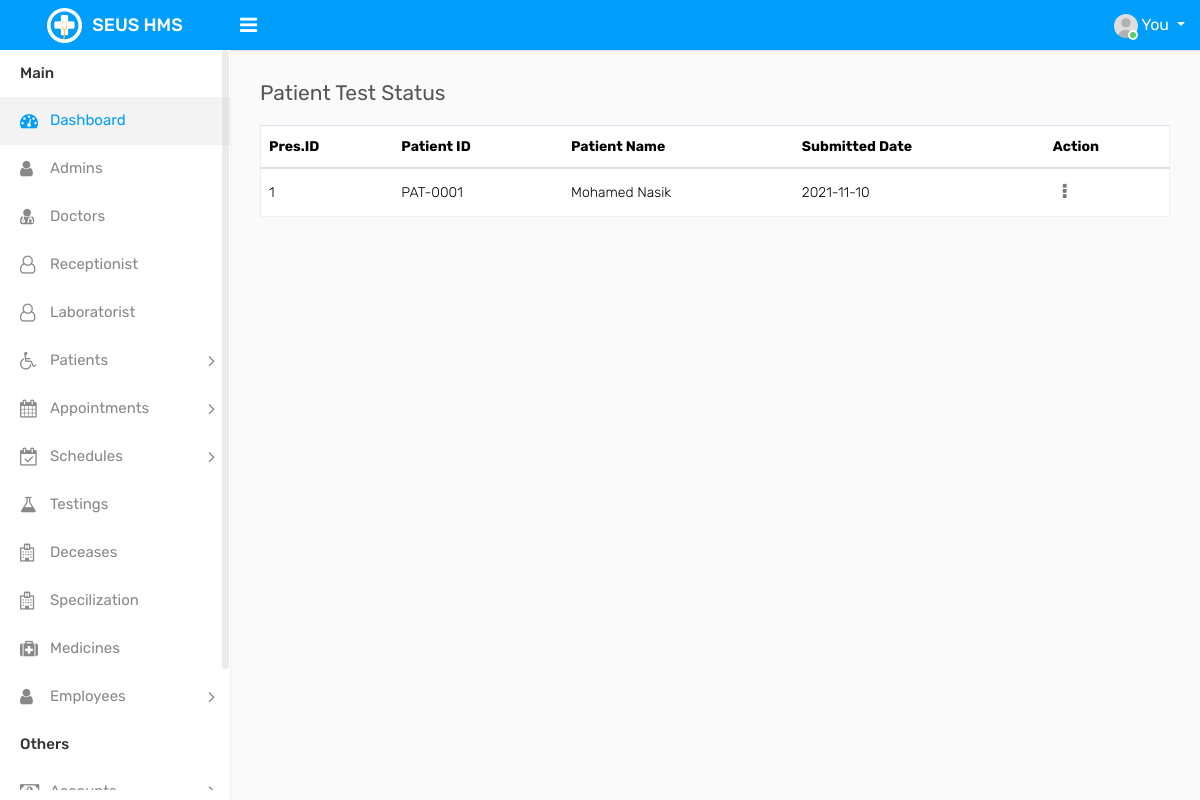
The app's page /patient_test_payments.php (signed in) with its own data.
### tables this page shows
CREATE TABLE `testing_schedule` (
  `testing_schedule_id` int(11) NOT NULL,
  `test_id` int(11) NOT NULL,
  `p_id` varchar(700) NOT NULL,
  `pres_id` int(11) NOT NULL,
  `testing_perform` text NOT NULL,
  `submit_date` date NOT NULL,
  `lab_status` int(11) NOT NULL COMMENT '0-Incomplete, 1- Completed',
  `patient_status` int(11) NOT NULL COMMENT '1- Not Active, 3- Active',
  `update_status` text NOT NULL COMMENT '0-Not finalized, 1- Finalized',
  `payment_status` text NOT NULL COMMENT '0-Paid Later, 1- paid now, 2-Paid'
);

CREATE TABLE `patients` (
  `p_id` varchar(700) NOT NULL,
  `prefix` varchar(10) NOT NULL,
  `p_fname` varchar(20) NOT NULL,
  `p_lname` varchar(20) NOT NULL,
  `p_address` varchar(50) NOT NULL,
  `p_gender` varchar(10) NOT NULL,
  `dob` date NOT NULL,
  `p_contact` int(11) NOT NULL,
  `p_state` varchar(10) NOT NULL,
  `email` varchar(50) NOT NULL,
  `password` varchar(100) NOT NULL,
  `nic` varchar(20) NOT NULL
);

### patient_test_payments.php (the view, shortened to what this page needs)
<!DOCTYPE html>
<html lang="en">
<head>
    <link rel="stylesheet" type="text/css" href="assets/css/bootstrap.min.css">
    <link rel="stylesheet" type="text/css" href="assets/css/font-awesome.min.css">
    <link rel="stylesheet" type="text/css" href="assets/css/select2.min.css">
    <link rel="stylesheet" type="text/css" href="assets/css/bootstrap-datetimepicker.min.css">
    <link rel="stylesheet" type="text/css" href="assets/css/style.css">
    <link rel="stylesheet" type="text/css" href="assets/datatable/bs4/dataTables.bootstrap4.min.css">
    <link rel="stylesheet" type="text/css" href="assets/css/others/buttons.dataTables.min.css">
</head>
<body>
    <div class="main-wrapper">
        <div class="header">
            <div class="header-left">
                <a href="#" class="logo">
                    <img src="assets/img/logo.png" width="35" height="35" alt=""> <span>SEUS HMS</span>
                </a>
            </div>
            <a id="toggle_btn" href="javascript:void(0);"><i class="fa fa-bars"></i></a>
            <ul class="nav user-menu float-right">
                <li class="nav-item dropdown has-arrow">
                    <a href="#" class="dropdown-toggle nav-link user-link" data-toggle="dropdown">
                        <span class="user-img"><img class="rounded-circle" src="assets/img/user.jpg" width="40"
                                alt="Admin">
                            <span class="status online"></span></span>
                        <span>You</span>
                    </a>
                </li>
            </ul>
        </div>
        <?php
if( $_SESSION['role_id']=='1'){
    include ('sidebar/adminsidebar.php');
  } if( $_SESSION['role_id']=='2'){
      include ('sidebar/doctorsidebar.php');
  } if( $_SESSION['role_id']=='3'){
      include ('sidebar/laboratorist.php');
  }
?>
        <div class="page-wrapper">
            <div class="content">
                <div class="row">
                    <div class="col-sm-4 col-3">
                        <h4 class="page-title">Patient Test Status</h4>
                    </div>
                </div>
                <div class="row">
                    <div class="col-md-12">
                        <div class="table-responsive">
                         <table id="table" class="table table-border table-hover custom-table mb-0">
                         <thead>
                                     <tr>
                                     <th align="center">Pres.ID</th>
                                     <th align="center">Patient ID</th>
                                     <th align="center">Patient Name</th>
                                     <th align="center">Submitted Date</th>
                                   <?php  if( $_SESSION['role_id']=='1' ||  $_SESSION['role_id']=='4'  ){   ?>
                                        <th align="center">Action</th>
                                        <?php   } ?>
                                    </tr>
                         </thead>
                         <tbody>
<?php
include 'auth/dbconnection.php';
$stmt = $conn->prepare("SELECT * from testing_schedule Inner JOIN patients ON
patients.p_id= testing_schedule.p_id
GROUP BY testing_schedule.pres_id");
$stmt->execute();
$result = $stmt->get_result();
if(mysqli_num_rows($result)>0){
    while($row = $result->fetch_assoc()) {
echo '
<tr>
<td> '.$row["pres_id"].'</td>
<td> '.$row["p_id"].'</td>
<td> '.$row["p_fname"].' '.$row["p_lname"].'</td>
<td> '.$row["submit_date"].'</td>';
echo '<td align="cente">
<div class="dropdown dropdown-action">
<a href="#" class="action-icon dropdown-toggle" data-toggle="dropdown"
    aria-expanded="false"><i class="fa fa-ellipsis-v"></i></a>
<div class="dropdown-menu dropdown-menu-right">';
 echo '
</div>
</div>
</td>';
}
}else{
echo ' <tr>  <td colspan="5"> <center> No records found  </center> </td>  </tr> ';
}
?>
                         </tbody>
                                 </table>
                        </div>
                    </div>
                </div>
            </div>
    </div>
</body>
</html>

### records on screen
testing_schedule: pres "1", p.p_id "PAT-0001", p.p_fname "Mohamed", p.p_lname "Nasik", submit_date "2021-11-10"
